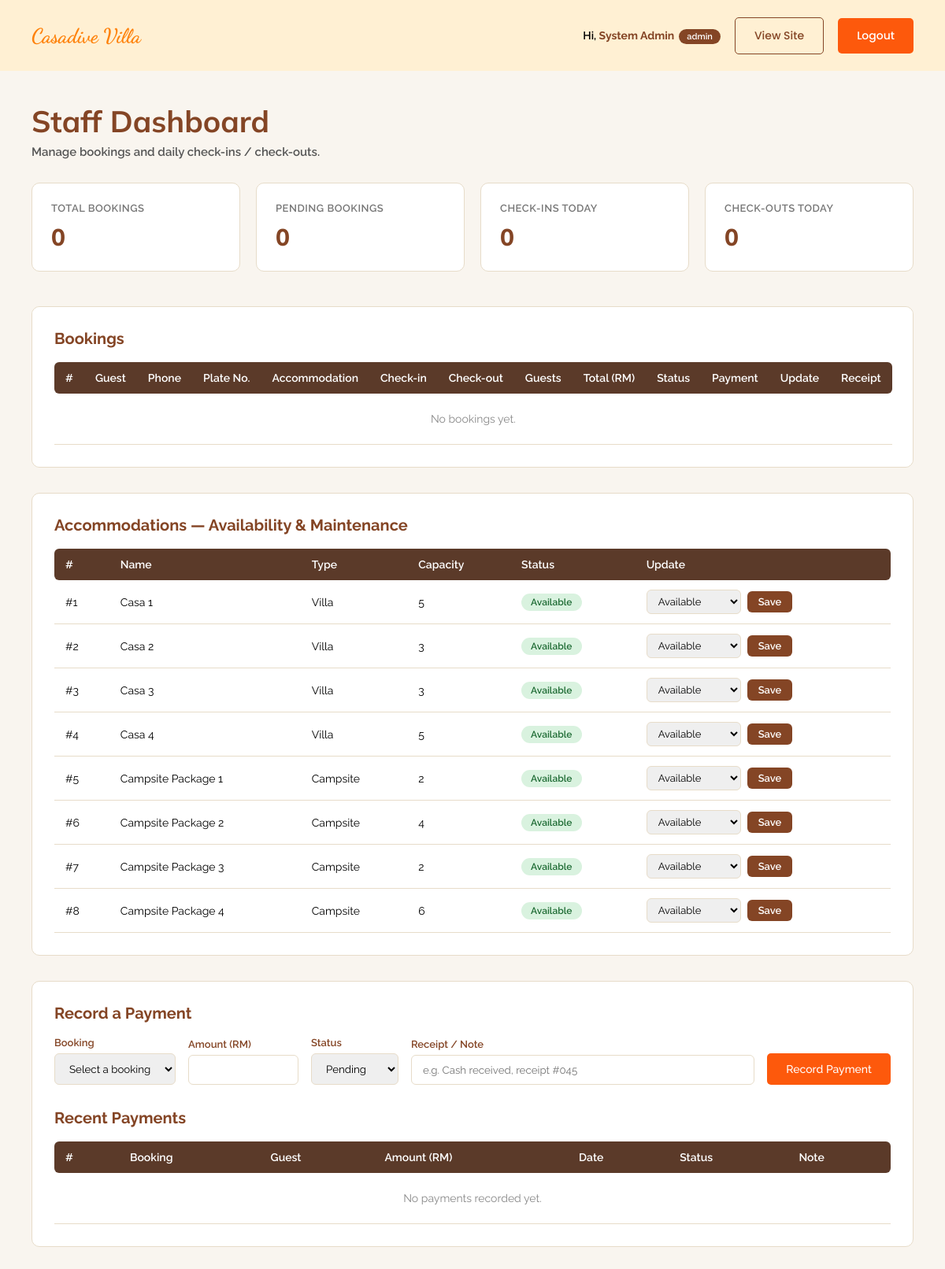
Screenshot of /user/staff_dashboard.php (signed in) with the database file from the repository.
### tables this page shows
CREATE TABLE `accommodation` (
  accommodation_id   INT UNSIGNED AUTO_INCREMENT PRIMARY KEY,
  accommodation_name VARCHAR(100) NOT NULL,
  accommodation_type ENUM('Villa','Campsite') NOT NULL,
  price              DECIMAL(10,2) NOT NULL COMMENT 'weekday / base rate per night, used for all booking calculations',
  price_weekend      DECIMAL(10,2) NULL COMMENT 'display only — not applied to booking totals yet',
  price_holiday      DECIMAL(10,2) NULL COMMENT 'display only — not applied to booking totals yet',
  capacity           INT UNSIGNED NOT NULL,
  pax_label          VARCHAR(30) NULL COMMENT 'display string e.g. "4-5 PAX", falls back to "Max N guests"',
  features           TEXT NULL COMMENT 'one feature per line, e.g. "Wifi\nAircond\nSea View"',
  description        TEXT,
  status             ENUM('available','unavailable','maintenance') NOT NULL DEFAULT 'available',
  image              VARCHAR(255),
  door_code          VARCHAR(20) COMMENT 'lock box / door code shown to the guest in the check-in reminder'
);

### user/staff_dashboard.php (called while the page is built, shortened)
<?php
require_once __DIR__ . '/../includes/db.php';
require_once __DIR__ . '/../includes/auth.php';
$user = current_user();
$validAccStatuses = ['available', 'unavailable', 'maintenance'];
$validPaymentStatuses = ['pending', 'partial', 'paid', 'refunded', 'failed'];
$refundBookingId = filter_input(INPUT_GET, 'refund_booking', FILTER_VALIDATE_INT) ?: null;
$stats = [
    'total_bookings' => (int) $pdo->query('SELECT COUNT(*) FROM booking')->fetchColumn(),
    'pending_bookings' => (int) $pdo->query("SELECT COUNT(*) FROM booking WHERE booking_status = 'pending'")->fetchColumn(),
    'checkins_today' => (int) $pdo->query('SELECT COUNT(*) FROM booking WHERE check_in = CURDATE()')->fetchColumn(),
    'checkouts_today' => (int) $pdo->query('SELECT COUNT(*) FROM booking WHERE check_out = CURDATE()')->fetchColumn(),
];
$bookings = $pdo->query(
    "SELECT b.booking_id, c.full_name, c.phone, c.plate_num, b.check_in, b.check_out, b.total_guest,
            b.total_amount, b.deposit_amount, b.booking_status,
            GROUP_CONCAT(a.accommodation_name SEPARATOR ', ') AS accommodations,
            (SELECT p.payment_status FROM payment p WHERE p.booking_id = b.booking_id ORDER BY p.payment_id DESC LIMIT 1) AS latest_payment_status
     FROM booking b
     JOIN customer c ON c.customer_id = b.customer_id
     LEFT JOIN booking_item bi ON bi.booking_id = b.booking_id
     LEFT JOIN accommodation a ON a.accommodation_id = bi.accommodation_id
     GROUP BY b.booking_id
     ORDER BY b.booking_id DESC
     LIMIT 50"
)->fetchAll();
$accommodations = $pdo->query(
    'SELECT accommodation_id, accommodation_name, accommodation_type, capacity, status
     FROM accommodation ORDER BY accommodation_type, accommodation_id'
)->fetchAll();
$recentPayments = $pdo->query(
    "SELECT p.payment_id, p.booking_id, p.deposit_paid, p.payment_date, p.payment_status, p.receipt, c.full_name
     FROM payment p
     JOIN booking b ON b.booking_id = p.booking_id
     JOIN customer c ON c.customer_id = b.customer_id
     ORDER BY p.payment_id DESC
     LIMIT 20"
)->fetchAll();
require __DIR__ . '/views/staff_dashboard.view.php';

### includes/auth.php (called while the page is built, shortened)
<?php
function current_user(): array|false
{
    return $_SESSION['user'] ?? false;
}

### user/views/staff_dashboard.view.php (the view, shortened to what this page needs)
<!DOCTYPE html>
<html lang="en">
<head>
<link rel="stylesheet" href="style/dashboard.css">
</head>
<body>
  <header class="dash-topbar">
    <div class="container">
      <div class="brand">Casadive Villa</div>
      <div class="dash-user">
        <span class="who">Hi, <strong><?= htmlspecialchars($user['fullname']) ?></strong><span class="role-badge"><?= htmlspecialchars($user['role']) ?></span></span>
        <a href="../index.php" class="btn btn-outline">View Site</a>
        <a href="logout.php" class="btn btn-primary">Logout</a>
      </div>
    </div>
  </header>
  <main class="dash-main">
    <div class="container">
      <h1 class="dash-heading">Staff Dashboard</h1>
      <p class="dash-subheading">Manage bookings and daily check-ins / check-outs.</p>
      <div class="stat-grid">
        <div class="stat-tile">
          <p class="stat-label">Total Bookings</p>
          <p class="stat-value"><?= $stats['total_bookings'] ?></p>
        </div>
        <div class="stat-tile">
          <p class="stat-label">Pending Bookings</p>
          <p class="stat-value"><?= $stats['pending_bookings'] ?></p>
        </div>
        <div class="stat-tile">
          <p class="stat-label">Check-ins Today</p>
          <p class="stat-value"><?= $stats['checkins_today'] ?></p>
        </div>
        <div class="stat-tile">
          <p class="stat-label">Check-outs Today</p>
          <p class="stat-value"><?= $stats['checkouts_today'] ?></p>
        </div>
      </div>
      <section class="dash-section">
        <h2>Bookings</h2>
        <table>
          <thead>
            <tr>
              <th>#</th>
              <th>Guest</th>
              <th>Phone</th>
              <th>Plate No.</th>
              <th>Accommodation</th>
              <th>Check-in</th>
              <th>Check-out</th>
              <th>Guests</th>
              <th>Total (RM)</th>
              <th>Status</th>
              <th>Payment</th>
              <th>Update</th>
              <th>Receipt</th>
            </tr>
          </thead>
          <tbody>
            <?php if (!$bookings): ?>
              <tr class="empty-row"><td colspan="13">No bookings yet.</td></tr>
            <?php else: foreach ($bookings as $b): ?>
              <tr>
                <td><?= htmlspecialchars(format_booking_ref((int) $b['booking_id'])) ?></td>
                <td><?= htmlspecialchars($b['full_name']) ?></td>
                <td><?= htmlspecialchars($b['phone']) ?></td>
                <td><?= htmlspecialchars($b['plate_num'] ?? '—') ?></td>
                <td><?= htmlspecialchars($b['accommodations'] ?? '—') ?></td>
                <td><?= htmlspecialchars($b['check_in']) ?></td>
                <td><?= htmlspecialchars($b['check_out']) ?></td>
                <td><?= (int) $b['total_guest'] ?></td>
                <td><?= number_format((float) $b['total_amount'], 2) ?></td>
                <td><span class="status-badge status-<?= htmlspecialchars($b['booking_status']) ?>"><?= htmlspecialchars(format_status($b['booking_status'])) ?></span></td>
                <td>
                  <?php if (payment_needs_refund($b['booking_status'], $b['latest_payment_status'])): ?>
                    <span class="status-badge status-refund_due">Refund Due</span>
                    <a href="#record-payment" class="btn btn-outline" style="padding:4px 10px;font-size:12px;margin-left:6px;">Refund</a>
                  <?php elseif ($b['latest_payment_status']): ?>
                    <?= htmlspecialchars(ucfirst($b['latest_payment_status'])) ?>
                  <?php else: ?>
                    <span style="color:#999;">No record</span>
                  <?php endif; ?>
                </td>
                <td>
                  <form class="status-form" method="post">
                    <?= csrf_field() ?>
                    <input type="hidden" name="action" value="update_status">
                    <input type="hidden" name="booking_id" value="<?= (int) $b['booking_id'] ?>">
                    <select name="booking_status">
                      <?php foreach ($validStatuses as $status): ?>
                        <option value="<?= $status ?>" <?= $status === $b['booking_status'] ? 'selected' : '' ?>><?= format_status($status) ?></option>
                      <?php endforeach; ?>
                    </select>
                    <button type="submit">Save</button>
                  </form>
                </td>
                <td><a href="booking_receipt.php?id=<?= (int) $b['booking_id'] ?>" class="btn btn-outline" style="padding:6px 14px;font-size:13px;">View</a></td>
              </tr>
            <?php endforeach; endif; ?>
          </tbody>
        </table>
      </section>
      <section class="dash-section">
        <h2>Accommodations — Availability &amp; Maintenance</h2>
        <table>
          <thead>
            <tr>
              <th>#</th>
              <th>Name</th>
              <th>Type</th>
              <th>Capacity</th>
              <th>Status</th>
              <th>Update</th>
            </tr>
          </thead>
          <tbody>
            <?php foreach ($accommodations as $a): ?>
              <tr>
                <td>#<?= (int) $a['accommodation_id'] ?></td>
                <td><?= htmlspecialchars($a['accommodation_name']) ?></td>
                <td><?= htmlspecialchars($a['accommodation_type']) ?></td>
                <td><?= (int) $a['capacity'] ?></td>
                <td><span class="status-badge status-<?= htmlspecialchars($a['status']) ?>"><?= htmlspecialchars(ucfirst($a['status'])) ?></span></td>
                <td>
                  <form class="status-form" method="post">
                    <select name="acc_status">
                      <?php foreach ($validAccStatuses as $status): ?>
                        <option value="<?= $status ?>" <?= $status === $a['status'] ? 'selected' : '' ?>><?= ucfirst($status) ?></option>
                      <?php endforeach; ?>
                    </select>
                    <button type="submit">Save</button>
                  </form>
                </td>
              </tr>
            <?php endforeach; ?>
          </tbody>
        </table>
      </section>
      <section class="dash-section" id="record-payment">
        <h2>Record a Payment</h2>
        <form method="post" style="display:flex;flex-wrap:wrap;gap:16px;align-items:flex-end;margin-bottom:30px;font-family:'Raleway',sans-serif;">
          <div>
            <label style="display:block;font-weight:600;font-size:13px;color:var(--brown-price);margin-bottom:6px;">Booking</label>
            <select name="booking_id" style="padding:10px 14px;border:1px solid var(--border);border-radius:6px;font-family:inherit;" required>
              <option value="">Select a booking</option>
            </select>
          </div>
          <div>
            <label style="display:block;font-weight:600;font-size:13px;color:var(--brown-price);margin-bottom:6px;">Amount (RM)</label>
            <input type="number" name="deposit_paid" min="0" step="0.01" style="padding:10px 14px;border:1px solid var(--border);border-radius:6px;font-family:inherit;width:140px;" required>
          </div>
          <div>
            <label style="display:block;font-weight:600;font-size:13px;color:var(--brown-price);margin-bottom:6px;">Status</label>
            <select name="payment_status" style="padding:10px 14px;border:1px solid var(--border);border-radius:6px;font-family:inherit;">
              <?php foreach ($validPaymentStatuses as $status): ?>
                <option value="<?= $status ?>" <?= $refundBookingId && $status === 'refunded' ? 'selected' : '' ?>><?= ucfirst($status) ?></option>
              <?php endforeach; ?>
            </select>
          </div>
          <div style="flex:1;min-width:180px;">
            <label style="display:block;font-weight:600;font-size:13px;color:var(--brown-price);margin-bottom:6px;">Receipt / Note</label>
            <input type="text" name="receipt" placeholder="e.g. Cash received, receipt #045" style="width:100%;padding:10px 14px;border:1px solid var(--border);border-radius:6px;font-family:inherit;">
          </div>
          <button type="submit" class="btn btn-primary">Record Payment</button>
        </form>
        <h2>Recent Payments</h2>
        <table>
          <thead>
            <tr>
              <th>#</th>
              <th>Booking</th>
              <th>Guest</th>
              <th>Amount (RM)</th>
              <th>Date</th>
              <th>Status</th>
              <th>Note</th>
            </tr>
          </thead>
          <tbody>
            <?php if (!$recentPayments): ?>
              <tr class="empty-row"><td colspan="7">No payments recorded yet.</td></tr>
            <?php else: foreach ($recentPayments as $p): ?>
              <tr>
                <td>#<?= (int) $p['payment_id'] ?></td>
                <td><?= htmlspecialchars(format_booking_ref((int) $p['booking_id'])) ?></td>
                <td><?= htmlspecialchars($p['full_name']) ?></td>
                <td><?= number_format((float) $p['deposit_paid'], 2) ?></td>
                <td><?= htmlspecialchars($p['payment_date']) ?></td>
                <td><span class="status-badge status-<?= htmlspecialchars($p['payment_status']) ?>"><?= htmlspecialchars(ucfirst($p['payment_status'])) ?></span></td>
                <td><?php if ($p['receipt'] && str_starts_with($p['receipt'], 'assets/uploads/payments/')): ?>
                  <a href="../<?= htmlspecialchars($p['receipt']) ?>" target="_blank" rel="noopener" class="btn btn-outline" style="padding:4px 10px;font-size:12px;">View Proof</a>
                <?php else: ?>
                  <?= htmlspecialchars($p['receipt'] ?? '—') ?>
                <?php endif; ?></td>
              </tr>
            <?php endforeach; endif; ?>
          </tbody>
        </table>
      </section>
    </div>
  </main>
</body>
</html>

### rows the page displays
accommodation: accommodation_id "1", accommodation_name "Casa 1", accommodation_type "Villa", capacity "5", status "Available", acc_status "Available"
accommodation: accommodation_id "2", accommodation_name "Casa 2", accommodation_type "Villa", capacity "3", status "Available", acc_status "Available"
accommodation: accommodation_id "3", accommodation_name "Casa 3", accommodation_type "Villa", capacity "3", status "Available", acc_status "Available"
accommodation: accommodation_id "4", accommodation_name "Casa 4", accommodation_type "Villa", capacity "5", status "Available", acc_status "Available"
accommodation: accommodation_id "5", accommodation_name "Campsite Package 1", accommodation_type "Campsite", capacity "2", status "Available", acc_status "Available"
accommodation: accommodation_id "6", accommodation_name "Campsite Package 2", accommodation_type "Campsite", capacity "4", status "Available", acc_status "Available"
accommodation: accommodation_id "7", accommodation_name "Campsite Package 3", accommodation_type "Campsite", capacity "2", status "Available", acc_status "Available"
accommodation: accommodation_id "8", accommodation_name "Campsite Package 4", accommodation_type "Campsite", capacity "6", status "Available", acc_status "Available"

### other values shown
$user['fullname'] "System Admin"
$user['role'] "Admin"
$stats['total_bookings'] "0"
$stats['pending_bookings'] "0"
$stats['checkins_today'] "0"
$stats['checkouts_today'] "0"
form field payment_status "Pending"
